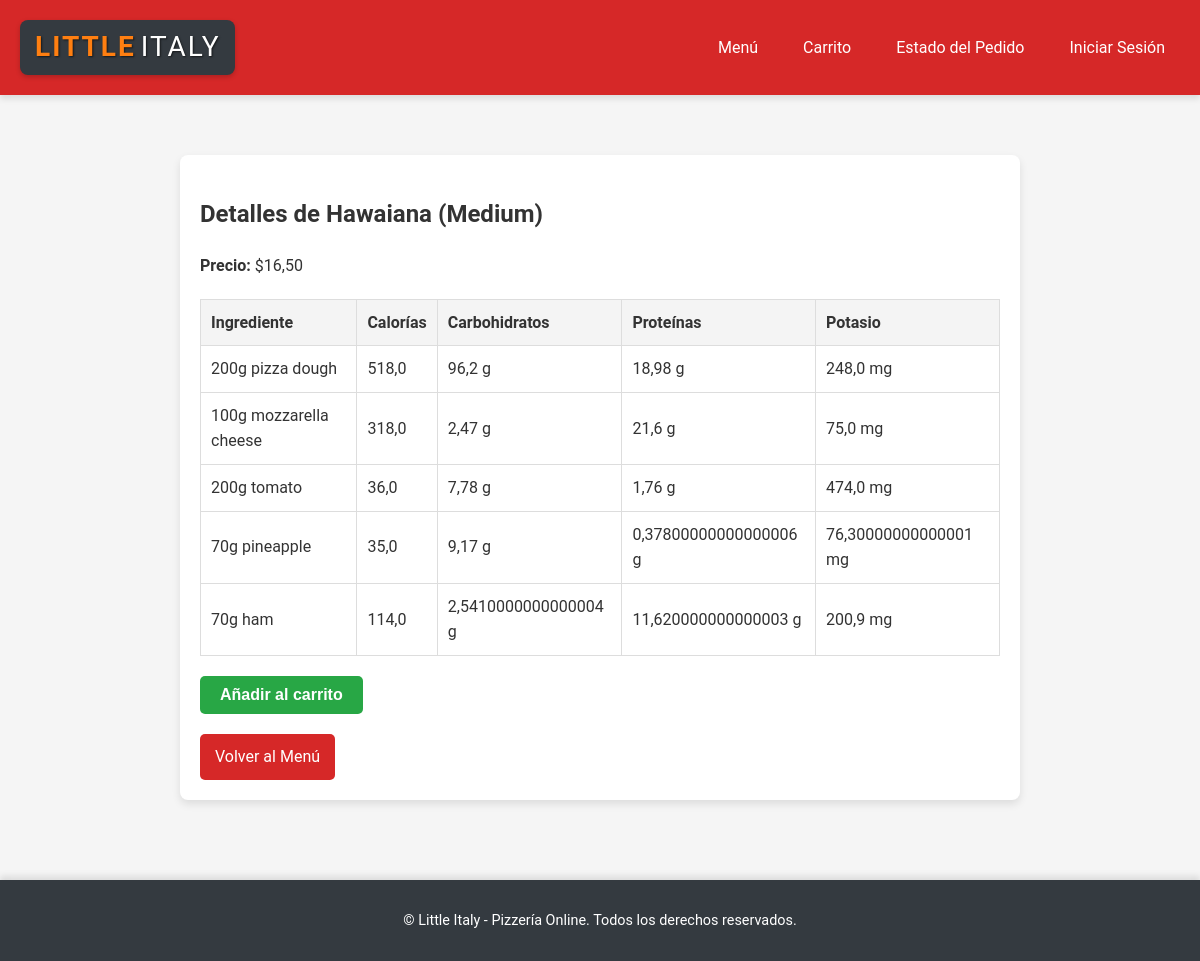
Screenshot of /pizza/3/medium/ with the database file from the repository.
### little_italy/models.py (models this page shows, shortened)
class Pizza(models.Model):
    name = models.CharField(max_length=100, unique=True)
    description = models.TextField()
    price_small = models.DecimalField(max_digits=6, decimal_places=2, null=True, blank=True)
    price_medium = models.DecimalField(max_digits=6, decimal_places=2, null=True, blank=True)
    price_large = models.DecimalField(max_digits=6, decimal_places=2, null=True, blank=True)
    ingredients_small = models.ManyToManyField('Ingredient', related_name='small_pizzas', blank=True)
    ingredients_medium = models.ManyToManyField('Ingredient', related_name='medium_pizzas', blank=True)
    ingredients_large = models.ManyToManyField('Ingredient', related_name='large_pizzas', blank=True)

class Ingredient(models.Model):
    name = models.CharField(max_length=100, unique=True)
    calories = models.FloatField(null=True, blank=True)
    carbs = models.FloatField(null=True, blank=True)
    protein = models.FloatField(null=True, blank=True)
    fat = models.FloatField(null=True, blank=True)
    potassium = models.FloatField(null=True, blank=True)

### little_italy/views.py (the view)
# urls.py: path('pizza/<int:pizza_id>/<str:size>/', pizza_details_view, name='pizza_details'),
def pizza_details_view(request, pizza_id, size):
    pizza = get_object_or_404(Pizza, id=pizza_id)
    if size == 'small':
        ingredients = pizza.ingredients_small.all()
        price = pizza.price_small
    elif size == 'medium':
        ingredients = pizza.ingredients_medium.all()
        price = pizza.price_medium
    elif size == 'large':
        ingredients = pizza.ingredients_large.all()
        price = pizza.price_large
    else:
        ingredients = []
        price = 0
    context = {
        'pizza': pizza,
        'size': size.capitalize(),
        'price': price,
        'ingredients': ingredients,
    }
    return render(request, 'little_italy/pizza_details.html', context)

### little_italy/templates/little_italy/pizza_details.html (shortened to what this page needs)
{% extends 'little_italy/base.html' %}
{% load static %}
{% block content %}
<div class="details-container">
    <h2>Detalles de {{ pizza.name }} ({{ size }})</h2>
    <p><strong>Precio:</strong> ${{ price }}</p>
    <table class="nutrition-table">
        <thead>
            <tr>
                <th>Ingrediente</th>
                <th>Calorías</th>
                <th>Carbohidratos</th>
                <th>Proteínas</th>
                <th>Potasio</th>
            </tr>
        </thead>
        <tbody>
            {% for ingredient in ingredients %}
            <tr>
                <td>{{ ingredient.name }}</td>
                <td>{{ ingredient.calories }}</td>
                <td>{{ ingredient.carbs|default:'N/A' }} g</td>
                <td>{{ ingredient.protein|default:'N/A' }} g</td>
                <td>{{ ingredient.potassium|default:'N/A' }} mg</td>
            </tr>
            {% endfor %}
        </tbody>
    </table>
    <form id="add-to-cart-form" method="POST" action="{% url 'add_to_cart' %}">
        <button type="submit" class="add-to-cart-button">Añadir al carrito</button>
    </form>
    <a href="{% url 'menu' %}" class="back-button">Volver al Menú</a>
</div>
{% endblock %}

### little_italy/static/css/styles.css (style rules this page uses)
body { margin: 0; font-family: 'Roboto', sans-serif; line-height: 1.6; background-color: #f5f5f5; color: #333; }

### little_italy/static/css/styles_tabla.css (style rules this page uses)
.details-container { padding: 20px; background: #fff; border-radius: 8px; box-shadow: 0 4px 8px rgba(0, 0, 0, 0.1); max-width: 800px; margin: 20px auto; }
.nutrition-table { width: 100%; border-collapse: collapse; margin-top: 20px; }
.nutrition-table th, .nutrition-table td { padding: 10px; text-align: left; border: 1px solid #ddd; }
.nutrition-table th { background-color: #f4f4f4; font-weight: bold; }
.back-button { display: inline-block; margin-top: 20px; padding: 10px 15px; background: #d62828; color: #fff; text-decoration: none; border-radius: 5px; }
.add-to-cart-button { background-color: #28a745; color: #fff; font-size: 1em; font-weight: bold; padding: 10px 20px; border: none; border-radius: 5px; cursor: pointer; transition: background-color 0.3s ease, transform 0.2s ease, box-shadow 0.2s ease; display: inline-block; margin-top: 20px; }

### rows the page displays
Pizza: name "Hawaiana", price_medium "16,50"
Ingredient: name "200g pizza dough", calories "518,0", carbs "96,2", protein "18,98", potassium "248,0"
Ingredient: name "100g mozzarella cheese", calories "318,0", carbs "2,47", protein "21,6", potassium "75,0"
Ingredient: name "200g tomato", calories "36,0", carbs "7,78", protein "1,76", potassium "474,0"
Ingredient: name "70g pineapple", calories "35,0", carbs "9,17", protein "0,37800000000000006", potassium "76,30000000000001"
Ingredient: name "70g ham", calories "114,0", carbs "2,5410000000000004", protein "11,620000000000003", potassium "200,9"

### other values shown
{{ size }} "Medium"
